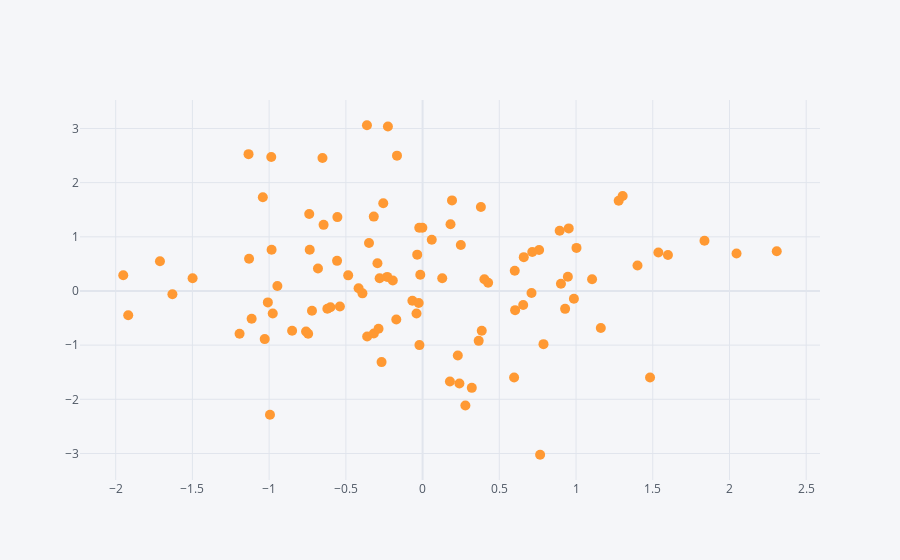

Here is the notebook cell this chart was saved with:
### Markdown cell above
## Scatter

### Code cell
df.iplot(kind='scatter',x='A',y='B',mode='markers',size=10)
